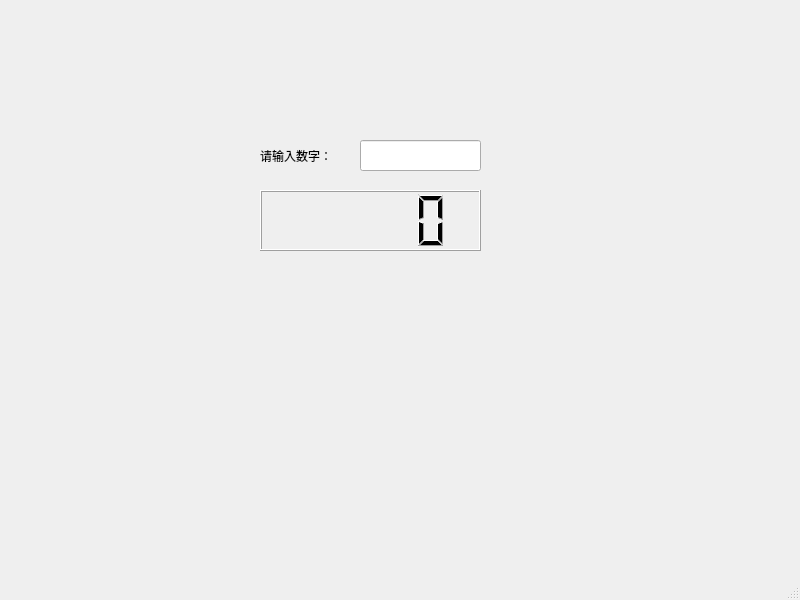
<?xml version="1.0" encoding="UTF-8"?>
<ui version="4.0">
 <class>MainWindow</class>
 <widget class="QMainWindow" name="MainWindow">
  <property name="geometry">
   <rect>
    <x>0</x>
    <y>0</y>
    <width>800</width>
    <height>600</height>
   </rect>
  </property>
  <property name="windowTitle">
   <string>MainWindow</string>
  </property>
  <widget class="QWidget" name="centralwidget">
   <widget class="QLabel" name="label">
    <property name="geometry">
     <rect>
      <x>260</x>
      <y>140</y>
      <width>81</width>
      <height>31</height>
     </rect>
    </property>
    <property name="text">
     <string>请输入数字：</string>
    </property>
   </widget>
   <widget class="QLineEdit" name="lineEdit">
    <property name="geometry">
     <rect>
      <x>360</x>
      <y>140</y>
      <width>121</width>
      <height>31</height>
     </rect>
    </property>
   </widget>
   <widget class="QLCDNumber" name="lcdNumber">
    <property name="geometry">
     <rect>
      <x>260</x>
      <y>190</y>
      <width>221</width>
      <height>61</height>
     </rect>
    </property>
   </widget>
  </widget>
  <widget class="QMenuBar" name="menubar">
   <property name="geometry">
    <rect>
     <x>0</x>
     <y>0</y>
     <width>800</width>
     <height>26</height>
    </rect>
   </property>
  </widget>
  <widget class="QStatusBar" name="statusbar"/>
 </widget>
 <resources/>
 <connections/>
</ui>
